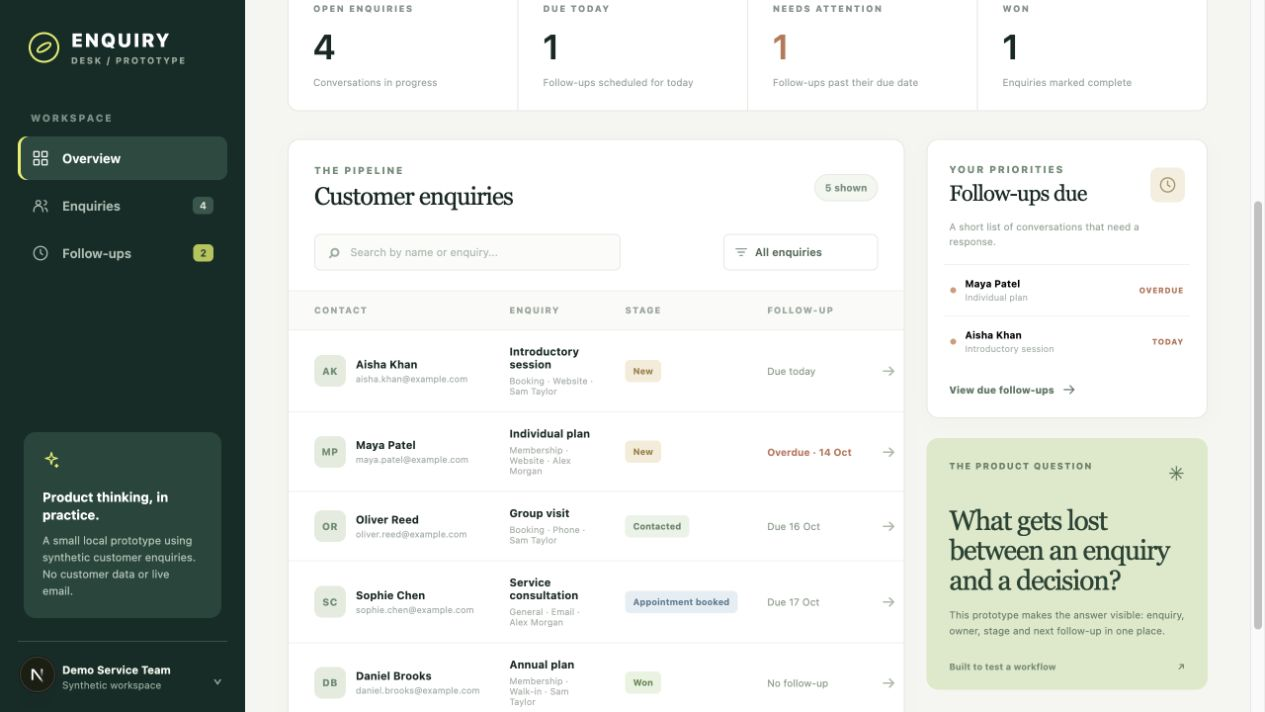
#> input picture docs/screenshots/01-overview.jpg, 1265 x 712 px
$ python make_walkthrough.py
#> lines starting #> are read from the running program, lines starting #| are printed output that depends on the picture
from pathlib import Path
from PIL import Image, ImageDraw, ImageFont
import subprocess, os

ROOT=Path(__file__).resolve().parent
SHOTS=ROOT/'screenshots'
OUT=ROOT/'walkthrough.mp4'
FRAMES=ROOT/'walkthrough-frames'
FRAMES.mkdir(exist_ok=True)
steps=[
 ('01-overview.jpg',10,'01 · Inspect the pipeline','Open enquiries and due or overdue reminders appear at a glance.'),
 ('02-new-enquiry.jpg',10,'02 · Start a customer enquiry','Capture the contact, category, owner, due date and notes in one form.'),
 ('03-filled-enquiry.jpg',12,'03 · Enter contact details','Synthetic example: Jordan Smith asks about a group booking.'),
 ('04-created.jpg',12,'04 · Create the record','The new enquiry enters the pipeline with a visible activity history.'),
 ('05-stage-update.jpg',12,'05 · Progress the stage','Move New to Contacted; the change is recorded in activity.'),
 ('06-follow-up.jpg',12,'06 · Record the follow-up','The action is logged with the next due date.'),
 ('07-due-filter.jpg',10,'07 · Prioritize the queue','Filter to enquiries due today or already overdue.'),
 ('08-persisted.jpg',12,'08 · Confirm persistence','After refresh, the new record remains in local SQLite.'),
]
font_path='/System/Library/Fonts/Supplemental/Arial.ttf'
font=ImageFont.truetype(font_path,34)
small=ImageFont.truetype(font_path,21)
for i,(name,duration,title,subtitle) in enumerate(steps,1):
 shot=Image.open(SHOTS/name).convert('RGB')
#> shot is the input picture: PIL image 1265x712 RGB; mean R, G, B 203.7, 209.2, 204.7
 canvas=Image.new('RGB',(1440,900),'#18382f')
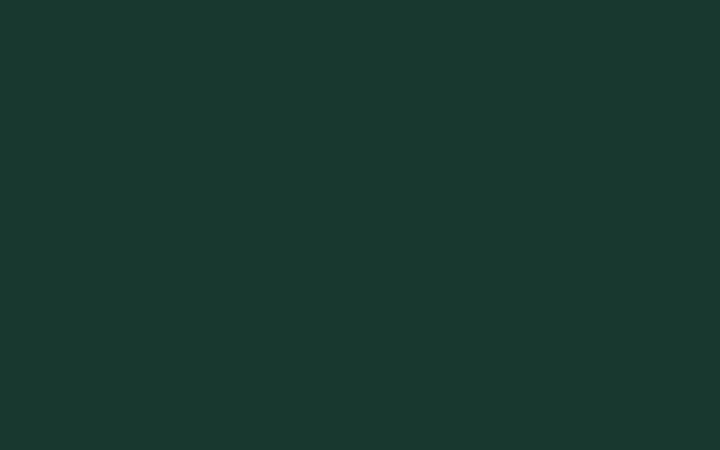
#> canvas: PIL image 1440x900 RGB (shown at 1/2 size); mean R, G, B 24, 56, 47
 draw=ImageDraw.Draw(canvas)
 draw.text((85,23),'ENQUIRY DESK  /  PROTOTYPE WALKTHROUGH',font=small,fill='#d6e1bc')
 canvas.paste(shot,(87,68))
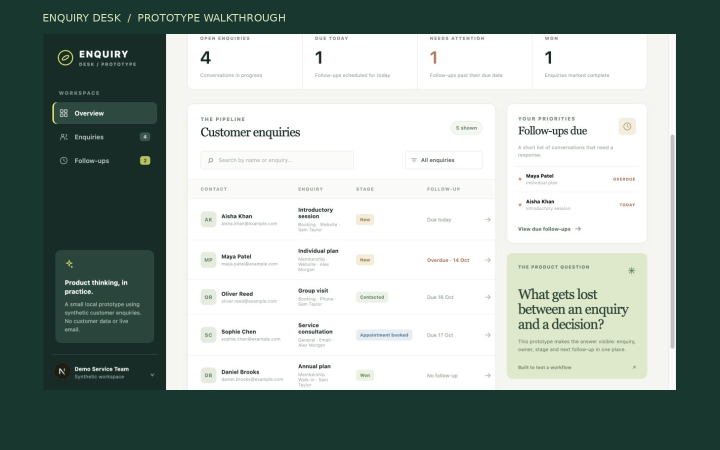
#> canvas: PIL image 1440x900 RGB (shown at 1/2 size); mean R, G, B 149.2, 162.8, 156.8
 draw.text((85,795),title,font=font,fill='#f5f5eb')
 draw.text((85,843),subtitle,font=small,fill='#d9e3d2')
 canvas.save(FRAMES/f'{i:02d}.jpg',quality=92)
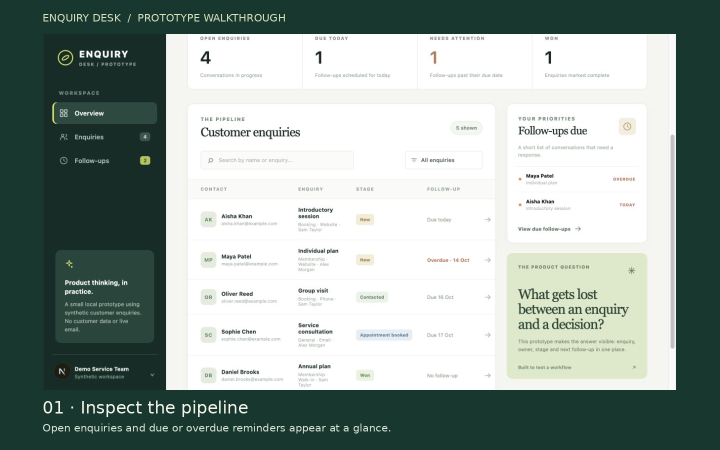
#> saved as 01.jpg: PIL image 1440x900 RGB (shown at 1/2 size); mean R, G, B 150.1, 163.5, 157.6
#> pass 2 of the loop `for i,(name,duration,title,subtitle) in enumerate(steps,1):`:
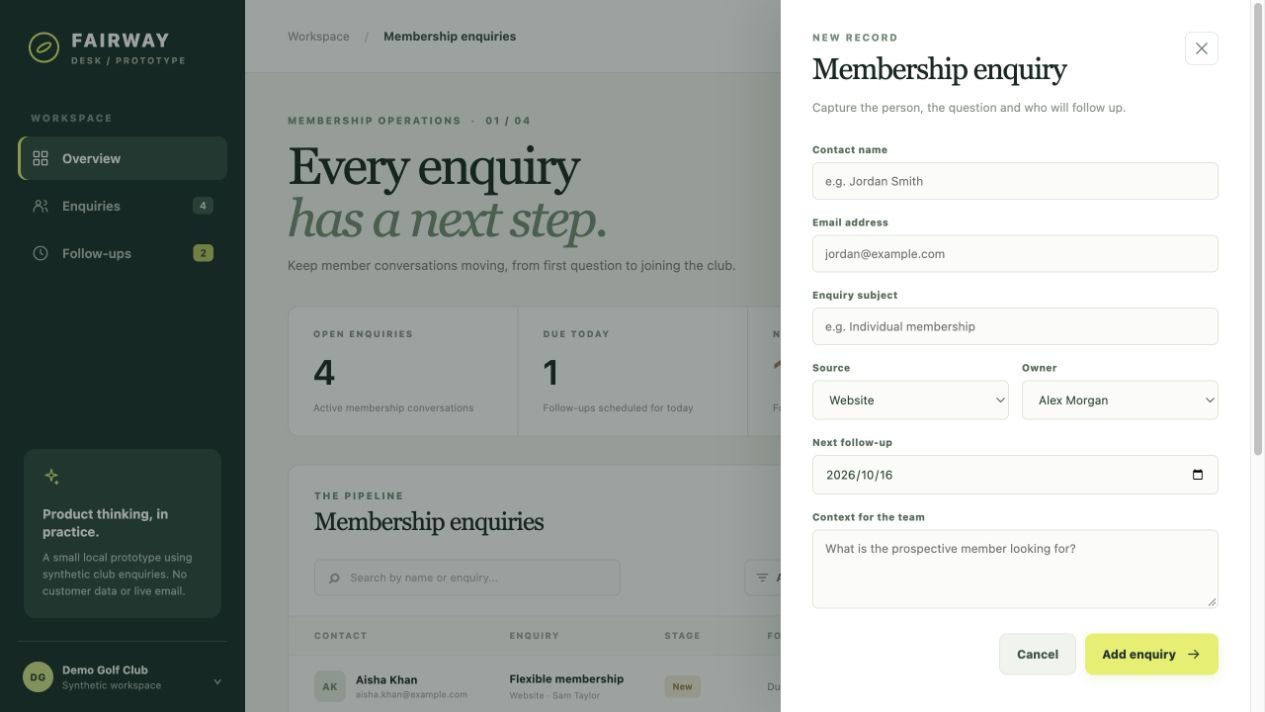
#> input picture docs/screenshots/02-new-enquiry.jpg, 1265 x 712 px
#> shot is the input picture: PIL image 1265x712 RGB; mean R, G, B 163.3, 170, 166.5
#> `canvas.paste(shot,(87,68))`:
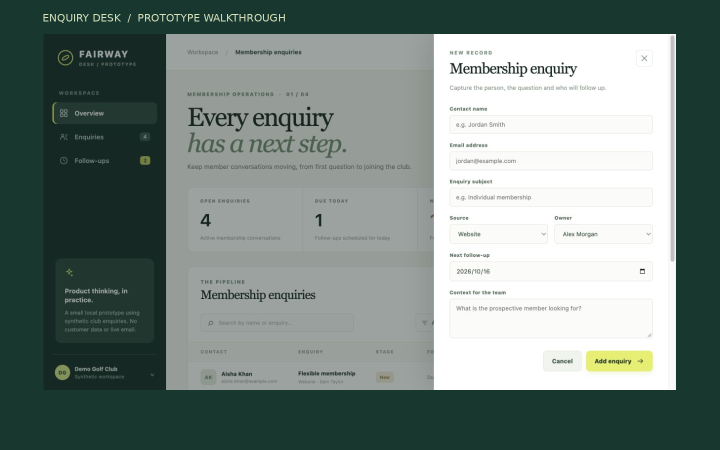
#> canvas: PIL image 1440x900 RGB (shown at 1/2 size); mean R, G, B 121.2, 135.5, 130.3
#> `canvas.save(FRAMES/f'{i:02d}.jpg',quality=92)`:
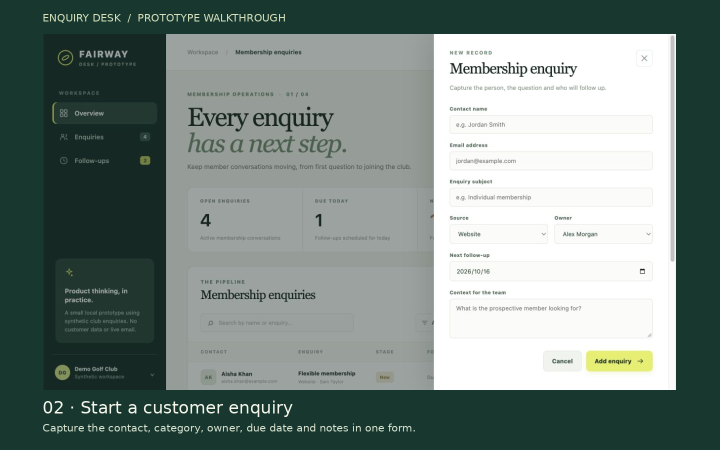
#> saved as 02.jpg: PIL image 1440x900 RGB (shown at 1/2 size); mean R, G, B 122.2, 136.4, 131.1
#> pass 3 of the loop `for i,(name,duration,title,subtitle) in enumerate(steps,1):`:
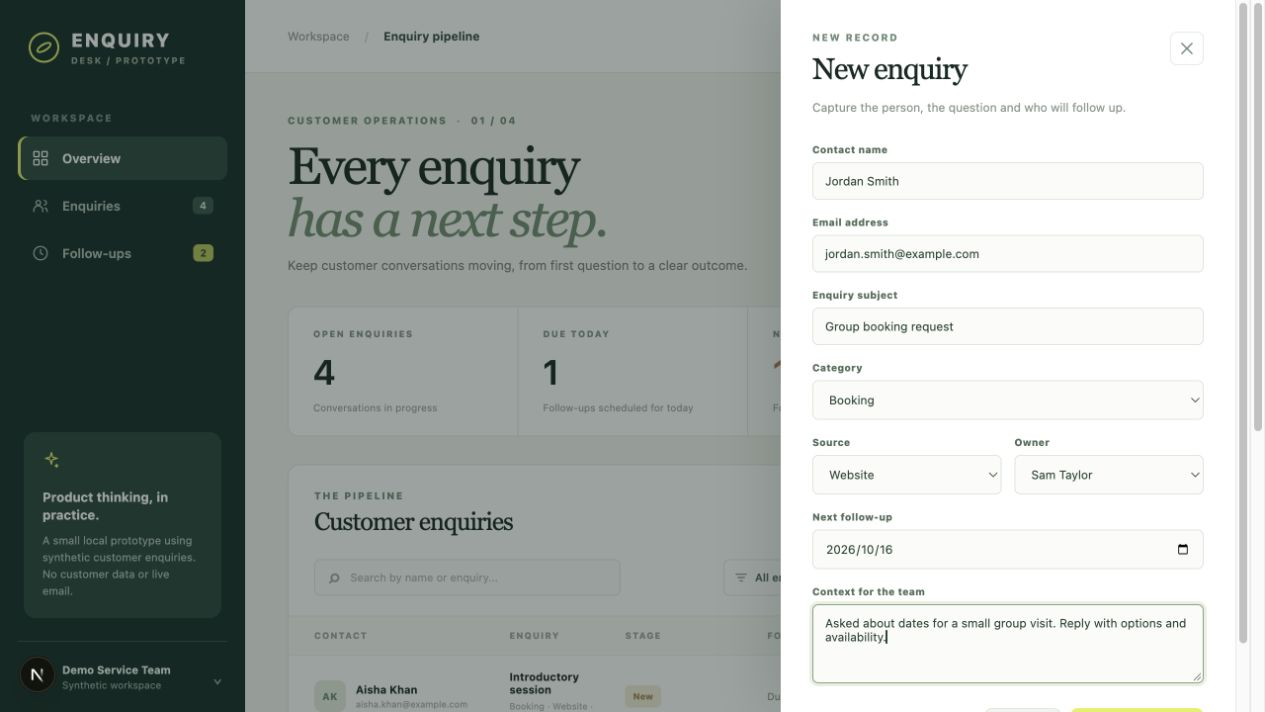
#> input picture docs/screenshots/03-filled-enquiry.jpg, 1265 x 712 px
#> shot is the input picture: PIL image 1265x712 RGB; mean R, G, B 163, 169.7, 166.7
#> `canvas.paste(shot,(87,68))`:
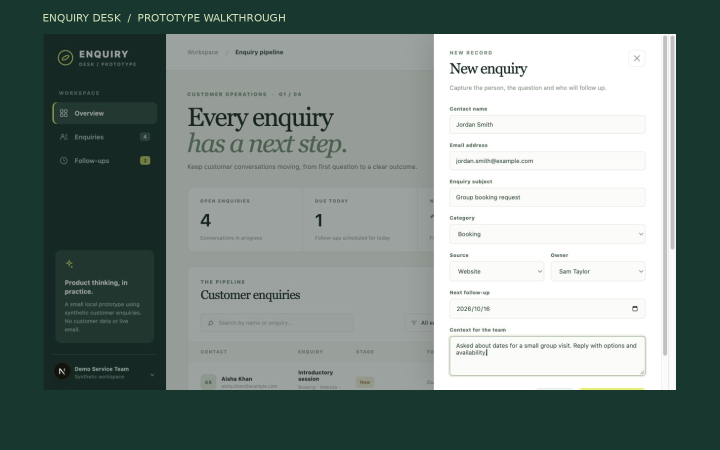
#> canvas: PIL image 1440x900 RGB (shown at 1/2 size); mean R, G, B 120.9, 135.3, 130.4
#> `canvas.save(FRAMES/f'{i:02d}.jpg',quality=92)`:
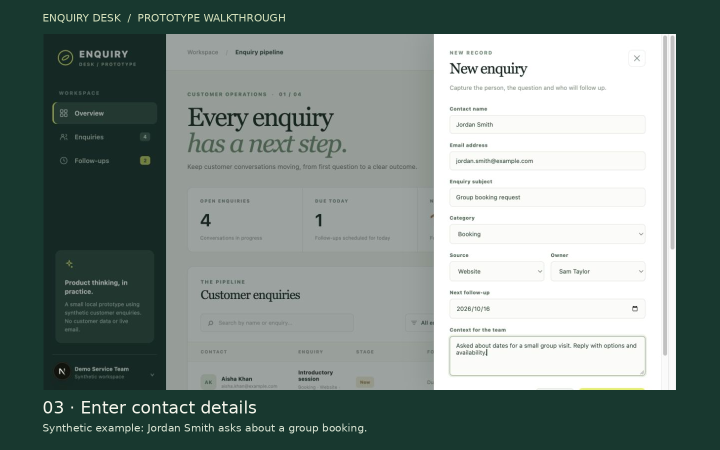
#> saved as 03.jpg: PIL image 1440x900 RGB (shown at 1/2 size); mean R, G, B 121.8, 136.1, 131.2
#> (the run stopped early here; a loop or call above may not have finished)
